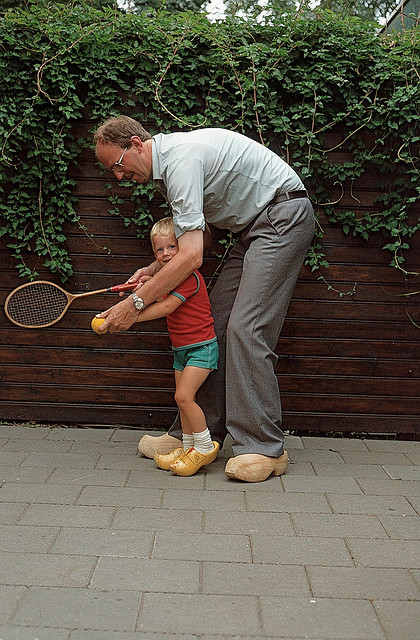
#> input picture images/original_image.png, 420 x 640 px, found by its file name
$ jupyter execute --allow-errors structured_noise.ipynb
#> lines starting #> are read from the running program, lines starting #| are printed output that depends on the picture; pictures that were not available may be replaced by others from this repository, and a replacement may not be noted
[cell 1]
import cv2
import numpy as np
import matplotlib.pyplot as plt

[cell 2]
# from google.colab.patches import cv2_imshow

[cell 3]
# Original Image
image1 = cv2.imread('WarpNet\images\original_image.png')
#> image1 is the input picture: shape (640, 420, 3); mean B, G, R 72.8, 85.9, 91.8
# resize image
image1 = cv2.resize(image1, (500, 500))
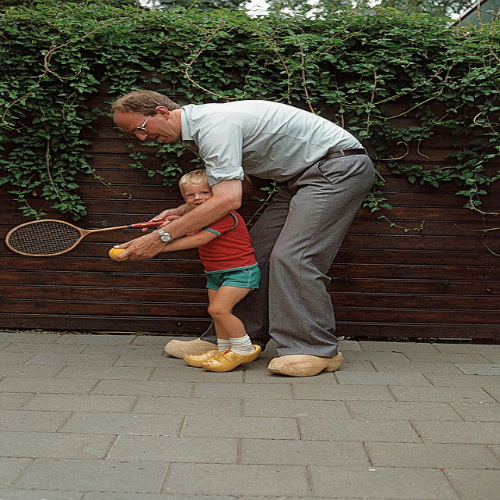
#> image1: shape (500, 500, 3); mean B, G, R 72.7, 85.8, 91.6

# Effects
effect1 = cv2.imread("images/old_image_textures/dots_1.jpg")
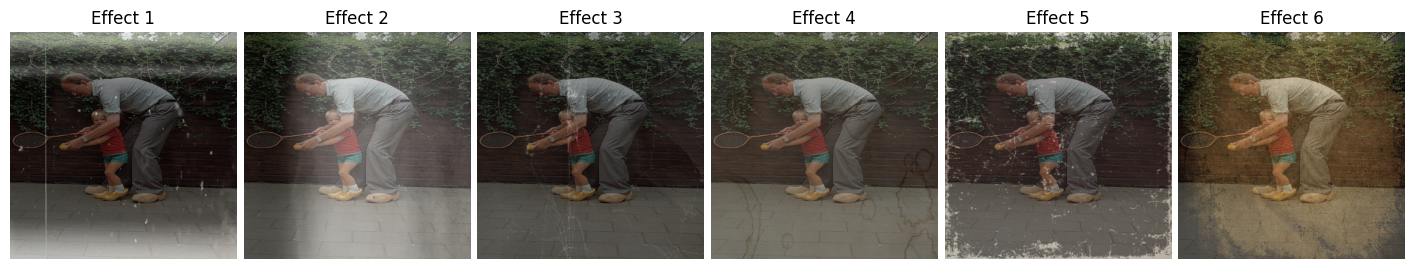
#> input picture images/Damaged_Images.png, 1415 x 269 px, given in place of dots_1.jpg, which was not available
#> effect1 is the input picture: shape (269, 1415, 3); mean B, G, R 99.6, 107.9, 112.7
effect2 = cv2.imread("images/old_image_textures/folded_2.jpg")
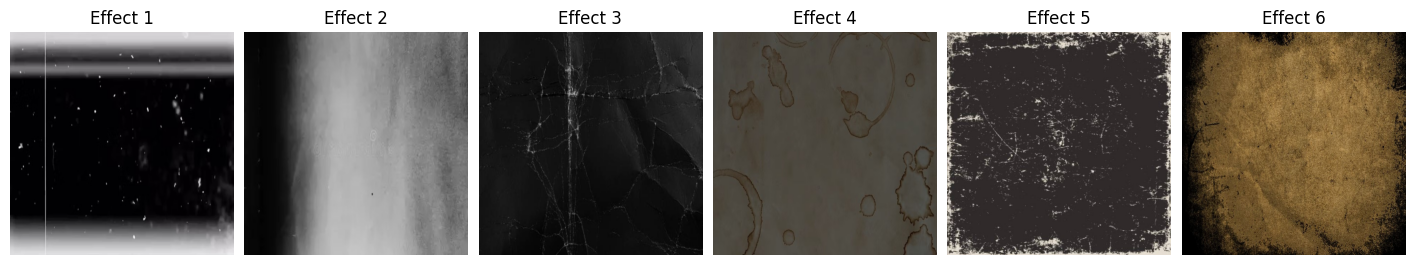
#> input picture images/Structured_noise.png, 1415 x 265 px, given in place of folded_2.jpg, which was not available
#> effect2 is the input picture: shape (265, 1415, 3); mean B, G, R 96, 101.9, 106.7
effect3 = cv2.imread("images/old_image_textures/scratches_1.jpg")
effect4 = cv2.imread("images/old_image_textures/scribble_1.jpg")
effect5 = cv2.imread("images/old_image_textures/stain_2.jpg")
effect6 = cv2.imread("images/old_image_textures/dirt_2.jpg")

[cell 4]
# cv2_imshow(image1)
cv2.imshow("Original Image", image1)
cv2.waitKey(0)
cv2.destroyAllWindows()

[cell 5]
#Resize all images
image1 = cv2.resize(image1, (500, 500))
effect1 = cv2.resize(effect1, (500, 500))
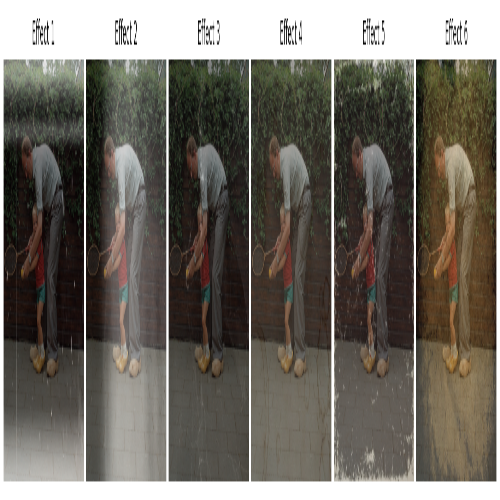
#> effect1: shape (500, 500, 3); mean B, G, R 99.2, 107.5, 112.3
effect2 = cv2.resize(effect2, (500, 500))
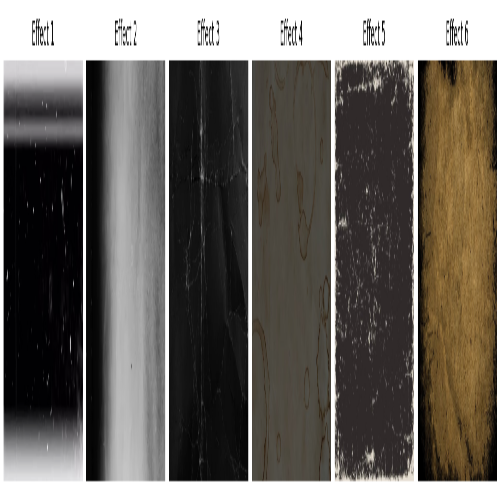
#> effect2: shape (500, 500, 3); mean B, G, R 95.8, 101.8, 106.5
effect3 = cv2.resize(effect3, (500, 500))
#> (the rest of this cell did not finish here and is left out)

[cell 6]
# [7 lines of commented-out code are left out]


titles = ["Effect 1", "Effect 2", "Effect 3", "Effect 4", "Effect 5", "Effect 6"]


# Plotting all blended images in one row
plt.figure(figsize=(18, 4))
#> (the rest of this cell did not finish here and is left out)

[cell 7]
# Blend all images
blended_images = []
ctr = 1
#> (the rest of this cell did not finish here and is left out)

[cell 8]
titles = ["Effect 1", "Effect 2", "Effect 3", "Effect 4", "Effect 5", "Effect 6"]


# Plotting all blended images in one row
plt.figure(figsize=(18, 4))
for i, img in enumerate(blended_images):
    plt.subplot(1, len(blended_images), i+1)
    plt.imshow(cv2.cvtColor(img, cv2.COLOR_BGR2RGB))
    plt.title(titles[i])
    plt.axis('off')

# plt.suptitle('Damaged Images', fontsize=16)
plt.subplots_adjust(wspace=0.03)  # Reduce gap between images

plt.show()
